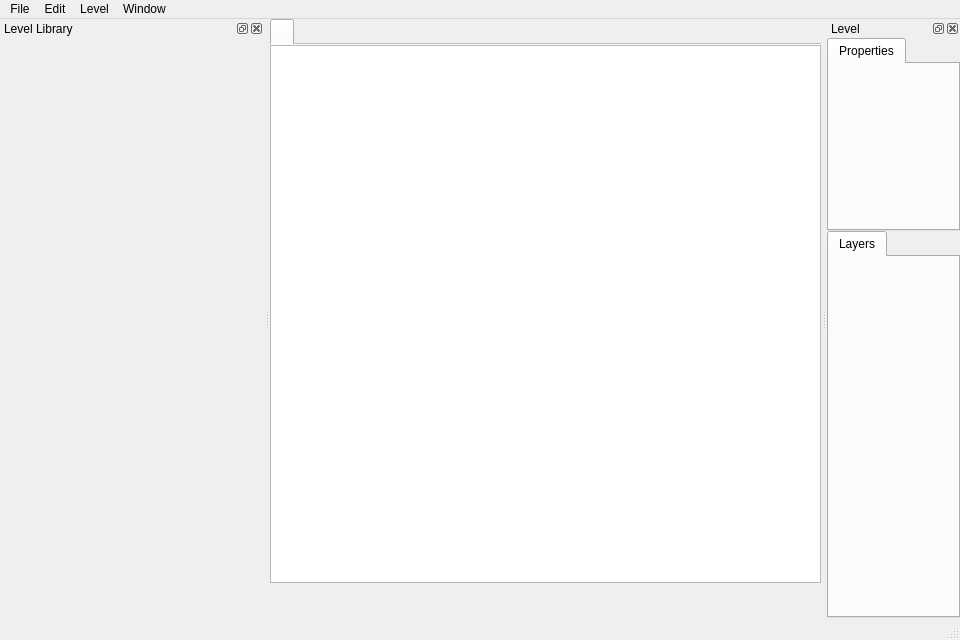
<?xml version="1.0" encoding="UTF-8"?>
<ui version="4.0">
 <class>LevelEditor</class>
 <widget class="QMainWindow" name="LevelEditor">
  <property name="geometry">
   <rect>
    <x>0</x>
    <y>0</y>
    <width>960</width>
    <height>640</height>
   </rect>
  </property>
  <property name="sizePolicy">
   <sizepolicy hsizetype="Expanding" vsizetype="Expanding">
    <horstretch>0</horstretch>
    <verstretch>0</verstretch>
   </sizepolicy>
  </property>
  <property name="minimumSize">
   <size>
    <width>0</width>
    <height>15</height>
   </size>
  </property>
  <property name="maximumSize">
   <size>
    <width>16777215</width>
    <height>16777215</height>
   </size>
  </property>
  <property name="windowTitle">
   <string>LevelE</string>
  </property>
  <property name="autoFillBackground">
   <bool>false</bool>
  </property>
  <property name="documentMode">
   <bool>true</bool>
  </property>
  <widget class="QWidget" name="centralWidget">
   <layout class="QVBoxLayout" name="verticalLayout_4" stretch="1,0">
    <property name="spacing">
     <number>0</number>
    </property>
    <property name="leftMargin">
     <number>0</number>
    </property>
    <property name="topMargin">
     <number>0</number>
    </property>
    <property name="rightMargin">
     <number>0</number>
    </property>
    <property name="bottomMargin">
     <number>0</number>
    </property>
    <item>
     <widget class="QTabWidget" name="tabWidgetGraphicsView">
      <property name="tabShape">
       <enum>QTabWidget::Rounded</enum>
      </property>
      <property name="currentIndex">
       <number>0</number>
      </property>
      <property name="iconSize">
       <size>
        <width>16</width>
        <height>16</height>
       </size>
      </property>
      <property name="documentMode">
       <bool>true</bool>
      </property>
      <property name="tabsClosable">
       <bool>false</bool>
      </property>
      <property name="movable">
       <bool>true</bool>
      </property>
      <widget class="QWidget" name="tabGraphicsView">
       <attribute name="title">
        <string/>
       </attribute>
       <layout class="QHBoxLayout" name="horizontalLayout">
        <property name="leftMargin">
         <number>0</number>
        </property>
        <property name="topMargin">
         <number>0</number>
        </property>
        <property name="rightMargin">
         <number>0</number>
        </property>
        <property name="bottomMargin">
         <number>0</number>
        </property>
        <item>
         <widget class="QGraphicsView" name="graphicsviewLevel">
          <property name="mouseTracking">
           <bool>true</bool>
          </property>
          <property name="toolTip">
           <string/>
          </property>
          <property name="backgroundBrush">
           <brush brushstyle="NoBrush">
            <color alpha="255">
             <red>225</red>
             <green>225</green>
             <blue>225</blue>
            </color>
           </brush>
          </property>
          <property name="renderHints">
           <set>QPainter::HighQualityAntialiasing|QPainter::SmoothPixmapTransform|QPainter::TextAntialiasing</set>
          </property>
          <property name="dragMode">
           <enum>QGraphicsView::ScrollHandDrag</enum>
          </property>
         </widget>
        </item>
       </layout>
      </widget>
     </widget>
    </item>
    <item>
     <widget class="QWidget" name="widgetToolbar" native="true">
      <property name="sizePolicy">
       <sizepolicy hsizetype="Expanding" vsizetype="Expanding">
        <horstretch>0</horstretch>
        <verstretch>0</verstretch>
       </sizepolicy>
      </property>
      <property name="minimumSize">
       <size>
        <width>0</width>
        <height>35</height>
       </size>
      </property>
      <property name="maximumSize">
       <size>
        <width>16777215</width>
        <height>16777215</height>
       </size>
      </property>
     </widget>
    </item>
   </layout>
  </widget>
  <widget class="QStatusBar" name="statusBar">
   <property name="statusTip">
    <string/>
   </property>
   <property name="autoFillBackground">
    <bool>false</bool>
   </property>
  </widget>
  <widget class="QMenuBar" name="menuBar">
   <property name="geometry">
    <rect>
     <x>0</x>
     <y>0</y>
     <width>960</width>
     <height>21</height>
    </rect>
   </property>
   <property name="nativeMenuBar">
    <bool>false</bool>
   </property>
   <widget class="QMenu" name="menuFile">
    <property name="title">
     <string>File</string>
    </property>
    <addaction name="actionNew_Level"/>
    <addaction name="actionNew_Pack"/>
    <addaction name="separator"/>
    <addaction name="actionSave"/>
    <addaction name="actionSave_All"/>
    <addaction name="separator"/>
    <addaction name="actionClose"/>
    <addaction name="actionClose_All"/>
    <addaction name="actionClose_Others"/>
    <addaction name="separator"/>
    <addaction name="actionExit"/>
   </widget>
   <widget class="QMenu" name="menuEdit">
    <property name="title">
     <string>Edit</string>
    </property>
    <addaction name="actionSelect_All"/>
   </widget>
   <widget class="QMenu" name="menuLevel">
    <property name="title">
     <string>Level</string>
    </property>
    <addaction name="actionPlay"/>
    <addaction name="actionClear"/>
    <addaction name="separator"/>
    <addaction name="actionClear_Connections"/>
   </widget>
   <widget class="QMenu" name="menuWindow">
    <property name="title">
     <string>Window</string>
    </property>
    <addaction name="actionLevel_Library"/>
    <addaction name="actionLevel_Properties"/>
    <addaction name="actionLevel_Gallery"/>
   </widget>
   <addaction name="menuFile"/>
   <addaction name="menuEdit"/>
   <addaction name="menuLevel"/>
   <addaction name="menuWindow"/>
  </widget>
  <widget class="QDockWidget" name="dockwidgetLayers">
   <property name="sizePolicy">
    <sizepolicy hsizetype="Expanding" vsizetype="Expanding">
     <horstretch>0</horstretch>
     <verstretch>0</verstretch>
    </sizepolicy>
   </property>
   <property name="minimumSize">
    <size>
     <width>133</width>
     <height>288</height>
    </size>
   </property>
   <property name="baseSize">
    <size>
     <width>262</width>
     <height>640</height>
    </size>
   </property>
   <property name="statusTip">
    <string/>
   </property>
   <property name="features">
    <set>QDockWidget::AllDockWidgetFeatures</set>
   </property>
   <property name="allowedAreas">
    <set>Qt::LeftDockWidgetArea|Qt::RightDockWidgetArea</set>
   </property>
   <property name="windowTitle">
    <string>Level</string>
   </property>
   <attribute name="dockWidgetArea">
    <number>2</number>
   </attribute>
   <widget class="QWidget" name="dockWidgetContentsLayers">
    <property name="sizePolicy">
     <sizepolicy hsizetype="Expanding" vsizetype="Expanding">
      <horstretch>0</horstretch>
      <verstretch>0</verstretch>
     </sizepolicy>
    </property>
    <property name="baseSize">
     <size>
      <width>262</width>
      <height>640</height>
     </size>
    </property>
    <layout class="QVBoxLayout" name="verticalLayout_2" stretch="1,2">
     <property name="spacing">
      <number>0</number>
     </property>
     <property name="leftMargin">
      <number>0</number>
     </property>
     <property name="topMargin">
      <number>0</number>
     </property>
     <property name="rightMargin">
      <number>0</number>
     </property>
     <property name="bottomMargin">
      <number>0</number>
     </property>
     <item>
      <widget class="QTabWidget" name="tabwidgetProperties">
       <property name="currentIndex">
        <number>0</number>
       </property>
       <property name="documentMode">
        <bool>false</bool>
       </property>
       <property name="tabsClosable">
        <bool>false</bool>
       </property>
       <widget class="QWidget" name="tabProperties">
        <attribute name="title">
         <string>Properties</string>
        </attribute>
       </widget>
      </widget>
     </item>
     <item>
      <widget class="QTabWidget" name="tabwidgetLayers">
       <property name="currentIndex">
        <number>0</number>
       </property>
       <property name="documentMode">
        <bool>false</bool>
       </property>
       <widget class="QWidget" name="tabLayers">
        <attribute name="title">
         <string>Layers</string>
        </attribute>
       </widget>
      </widget>
     </item>
    </layout>
   </widget>
  </widget>
  <widget class="QDockWidget" name="dockWidgetLevelBrowser">
   <property name="sizePolicy">
    <sizepolicy hsizetype="Expanding" vsizetype="Expanding">
     <horstretch>0</horstretch>
     <verstretch>0</verstretch>
    </sizepolicy>
   </property>
   <property name="minimumSize">
    <size>
     <width>264</width>
     <height>300</height>
    </size>
   </property>
   <property name="baseSize">
    <size>
     <width>0</width>
     <height>0</height>
    </size>
   </property>
   <property name="windowIcon">
    <iconset resource="icons.qrc">
     <normaloff>:/icons/images/Library Occupied.png</normaloff>:/icons/images/Library Occupied.png</iconset>
   </property>
   <property name="allowedAreas">
    <set>Qt::LeftDockWidgetArea|Qt::RightDockWidgetArea</set>
   </property>
   <property name="windowTitle">
    <string>Level Library</string>
   </property>
   <attribute name="dockWidgetArea">
    <number>1</number>
   </attribute>
   <widget class="QWidget" name="dockWidgetContents">
    <property name="sizePolicy">
     <sizepolicy hsizetype="Expanding" vsizetype="Expanding">
      <horstretch>0</horstretch>
      <verstretch>0</verstretch>
     </sizepolicy>
    </property>
    <layout class="QVBoxLayout" name="verticalLayout">
     <property name="spacing">
      <number>0</number>
     </property>
     <property name="leftMargin">
      <number>0</number>
     </property>
     <property name="topMargin">
      <number>0</number>
     </property>
     <property name="rightMargin">
      <number>0</number>
     </property>
     <property name="bottomMargin">
      <number>0</number>
     </property>
     <item>
      <widget class="QWidget" name="widgetLevels" native="true">
       <property name="sizePolicy">
        <sizepolicy hsizetype="Expanding" vsizetype="Expanding">
         <horstretch>0</horstretch>
         <verstretch>0</verstretch>
        </sizepolicy>
       </property>
       <property name="minimumSize">
        <size>
         <width>0</width>
         <height>0</height>
        </size>
       </property>
      </widget>
     </item>
    </layout>
   </widget>
  </widget>
  <action name="actionPack">
   <property name="text">
    <string>Pack</string>
   </property>
  </action>
  <action name="actionLevel">
   <property name="text">
    <string>Level</string>
   </property>
  </action>
  <action name="actionPlay">
   <property name="text">
    <string>Play</string>
   </property>
  </action>
  <action name="actionClear">
   <property name="text">
    <string>Clear</string>
   </property>
  </action>
  <action name="actionHide_Connections">
   <property name="text">
    <string>Hide Connections</string>
   </property>
  </action>
  <action name="actionClear_Connections">
   <property name="text">
    <string>Clear Connections</string>
   </property>
  </action>
  <action name="actionLevel_Library">
   <property name="checkable">
    <bool>true</bool>
   </property>
   <property name="checked">
    <bool>true</bool>
   </property>
   <property name="text">
    <string>Level Library</string>
   </property>
  </action>
  <action name="actionLevel_Properties">
   <property name="checkable">
    <bool>true</bool>
   </property>
   <property name="checked">
    <bool>true</bool>
   </property>
   <property name="text">
    <string>Level Properties</string>
   </property>
  </action>
  <action name="actionNew_Level">
   <property name="icon">
    <iconset resource="icons.qrc">
     <normaloff>:/icons/images/Document.png</normaloff>:/icons/images/Document.png</iconset>
   </property>
   <property name="text">
    <string>New Level</string>
   </property>
   <property name="shortcut">
    <string>F2</string>
   </property>
  </action>
  <action name="actionSave">
   <property name="icon">
    <iconset resource="icons.qrc">
     <normaloff>:/icons/images/Floppy.png</normaloff>:/icons/images/Floppy.png</iconset>
   </property>
   <property name="text">
    <string>Save</string>
   </property>
   <property name="shortcut">
    <string>Ctrl+S</string>
   </property>
  </action>
  <action name="actionSave_All">
   <property name="text">
    <string>Save All</string>
   </property>
   <property name="shortcut">
    <string>Ctrl+Shift+S</string>
   </property>
  </action>
  <action name="actionClose">
   <property name="icon">
    <iconset resource="icons.qrc">
     <normaloff>:/icons/images/Close Square.png</normaloff>:/icons/images/Close Square.png</iconset>
   </property>
   <property name="text">
    <string>Close</string>
   </property>
   <property name="shortcut">
    <string>Ctrl+W</string>
   </property>
  </action>
  <action name="actionClose_All">
   <property name="text">
    <string>Close All</string>
   </property>
   <property name="shortcut">
    <string>Ctrl+Shift+W</string>
   </property>
  </action>
  <action name="actionClose_Others">
   <property name="text">
    <string>Close Others</string>
   </property>
  </action>
  <action name="actionExit">
   <property name="text">
    <string>Exit</string>
   </property>
   <property name="shortcut">
    <string>Ctrl+Q</string>
   </property>
  </action>
  <action name="actionNew_Pack">
   <property name="text">
    <string>New Pack</string>
   </property>
   <property name="shortcut">
    <string>F3</string>
   </property>
  </action>
  <action name="actionSelect_All">
   <property name="text">
    <string>Select All</string>
   </property>
   <property name="shortcut">
    <string>Ctrl+A</string>
   </property>
  </action>
  <action name="actionLevel_Gallery">
   <property name="checkable">
    <bool>true</bool>
   </property>
   <property name="checked">
    <bool>true</bool>
   </property>
   <property name="text">
    <string>Level Gallery</string>
   </property>
  </action>
 </widget>
 <layoutdefault spacing="6" margin="11"/>
 <resources>
  <include location="icons.qrc"/>
 </resources>
 <connections/>
</ui>
